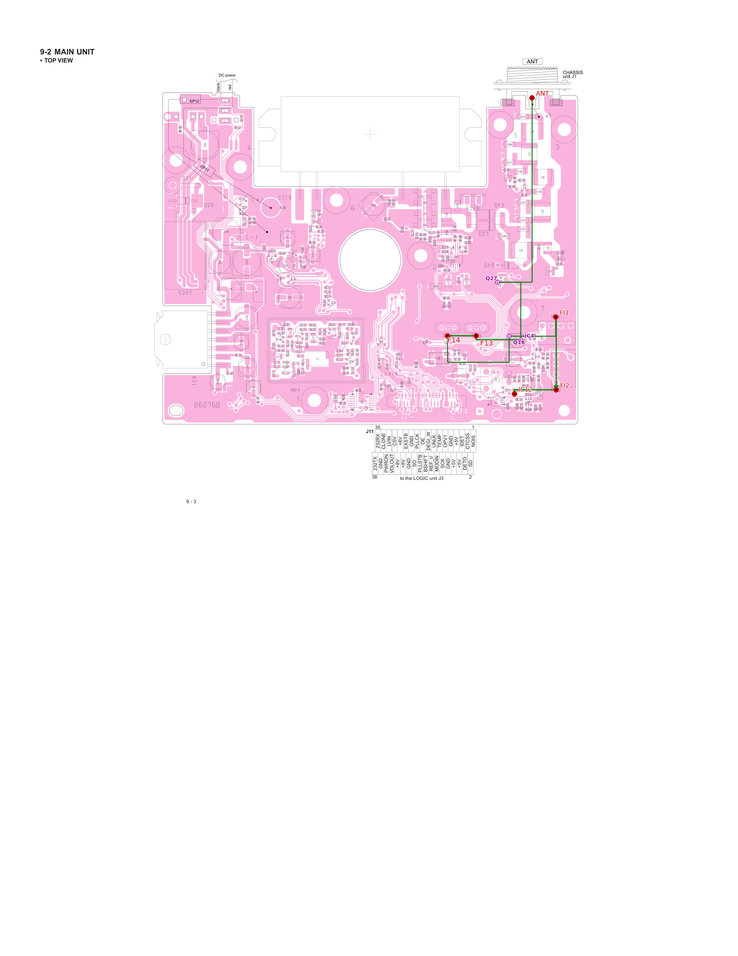
#> input picture projects/icom2200h/annot/rx_flow_top_v15.png, 738 x 956 px, shrunk from 5100 x 6600 before the run
$ python annotation_detect.py --img ../../projects/icom2200h/annot/rx_flow_top_v15.png --out-mask out.png
#> lines starting #> are read from the running program, lines starting #| are printed output that depends on the picture; after the words box and inside, x2 and y2 are one past the last pixel; in counts of white or black regions, pixels touching at a corner belong together
#> in main, img is the input picture: shape (956, 738, 3); mean B, G, R 249.7, 245.2, 252.9
#!/usr/bin/env python3
"""tools/sch-true-finding/annotation_detect.py — 标注区域识别 (annotation detect)

purpose: 从原理图中识别**信号流标注区域** (绿=RX/红=TX/黄=控制/青=common 的
        彩色线条区域), 供 de-annotation 的 ROI 局部化使用 (用户设计: 先识别标记
        区域, 再在其 bbox×scale 范围内应用去标注算法, 避免全局参数顾此失彼).
format: Python 3 + OpenCV
version: 0.1 (2026-09-17)

算法:
  1. 彩色掩膜 = BGR 通道差 > --diff-th (标注=彩色, 走线=灰)
  2. (可选) --light-th 补捉浅色带边缘
  3. 连通域 → 标注区域 (滤 --min-area 噪声)
  4. 每区域 bbox 输出 + 区域掩膜 (可选 --dilate 膨胀合并)

用法:
  python3 annotation_detect.py --img sch.png \
    --out-mask annot_regions.png --out-json annot_regions.json
    [--diff-th 40] [--light-th 0] [--min-area 20] [--dilate 0]

输出:
  - out-mask: 标注区域掩膜 PNG (0/255)
  - out-json: {regions:[{id,bbox:[x,y,w,h],area,color?}], count}
"""

import argparse
import json
import sys

import cv2
import numpy as np


def annotation_mask(img, diff_th=40, light_th=0):
    """标注彩色掩膜. light_th>0 时并上浅色 (带边缘)."""
#> called with diff_th = 40, light_th = 0
    b, g, r = cv2.split(img.astype(int))
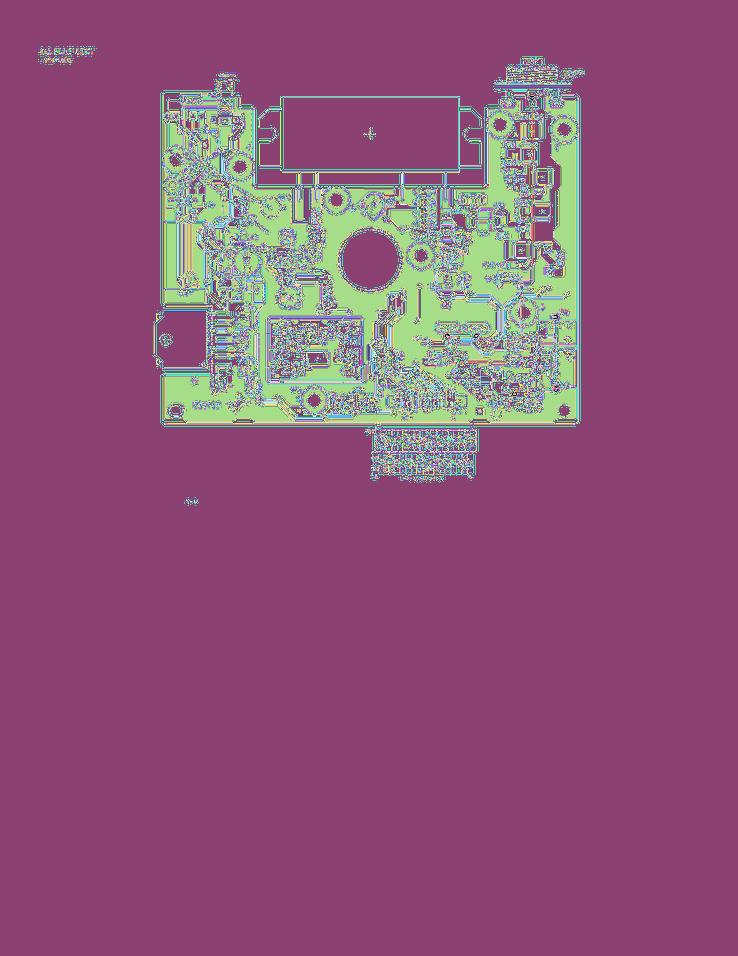
#> b: shape (956, 738) int32; 254 distinct labels, from 0 to 255; one colour per label, 0 black
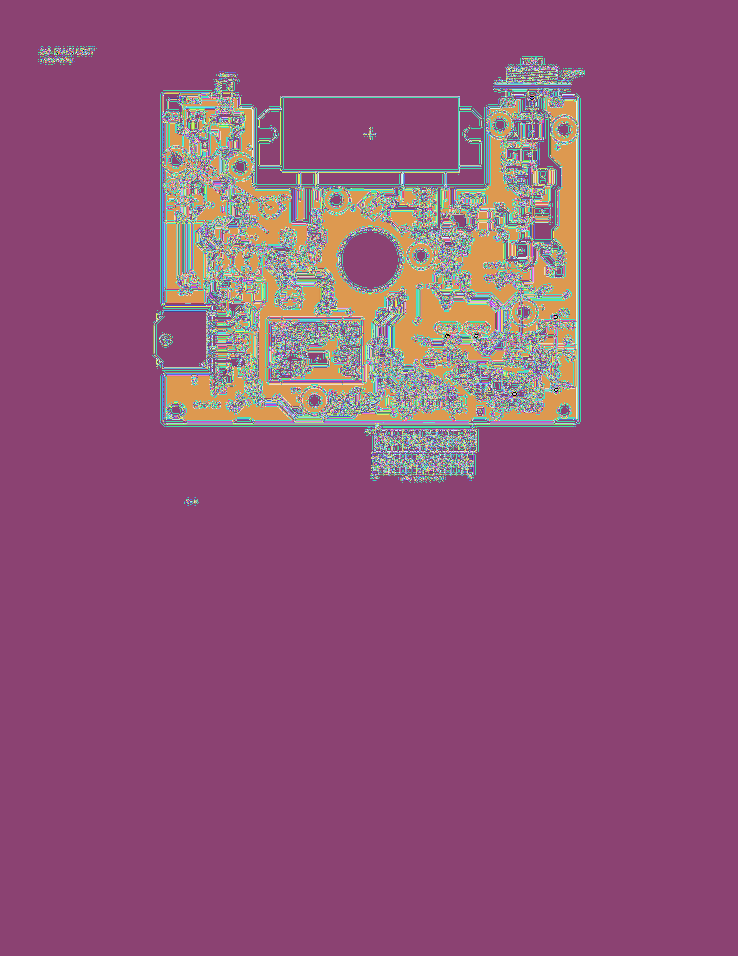
#> g: shape (956, 738) int32; 242 distinct labels, from 0 to 255; one colour per label, 0 black
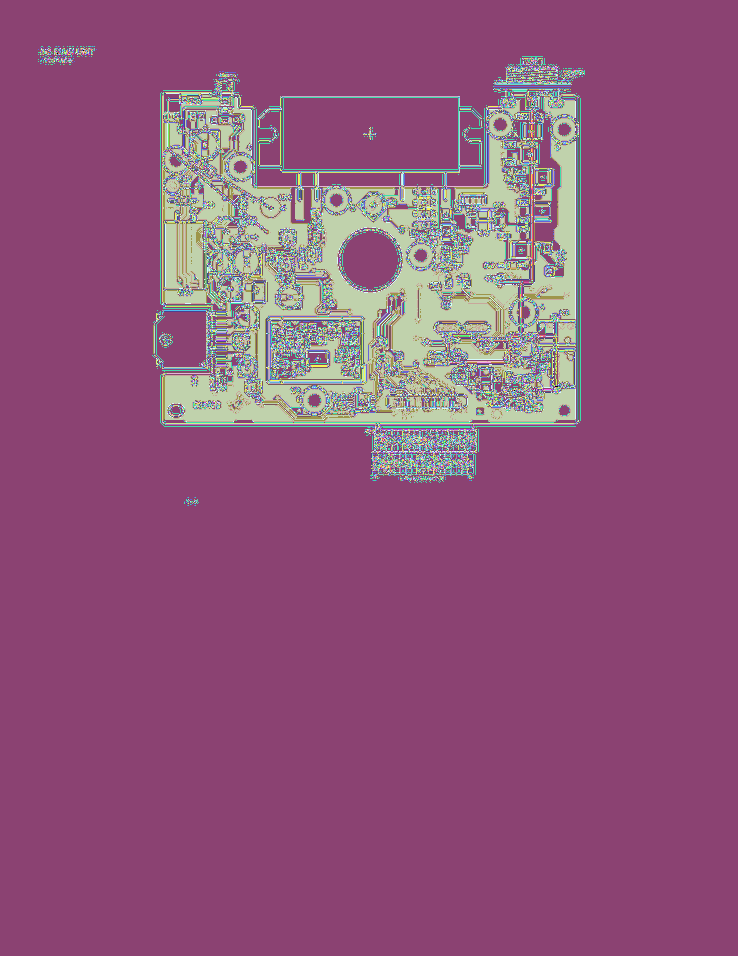
#> r: shape (956, 738) int32; 244 distinct labels, from 0 to 255; one colour per label, 0 black
    md = np.maximum.reduce([np.abs(g - r), np.abs(g - b), np.abs(r - b)])
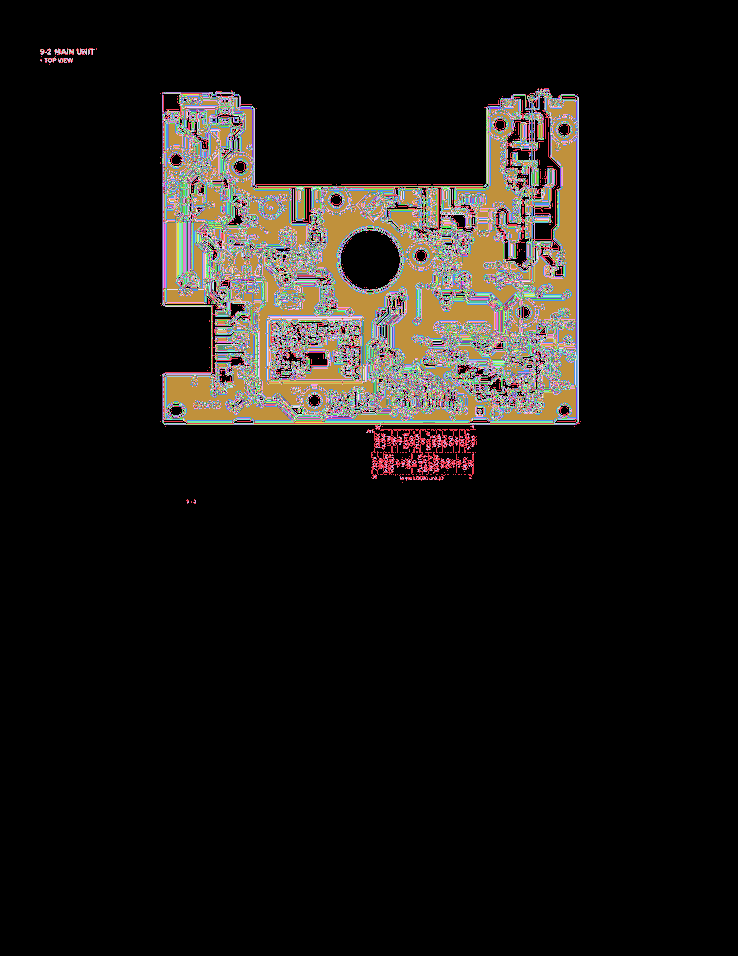
#> md: shape (956, 738) int32; 202 distinct labels, from 0 to 226; one colour per label, 0 black
    m = md > diff_th
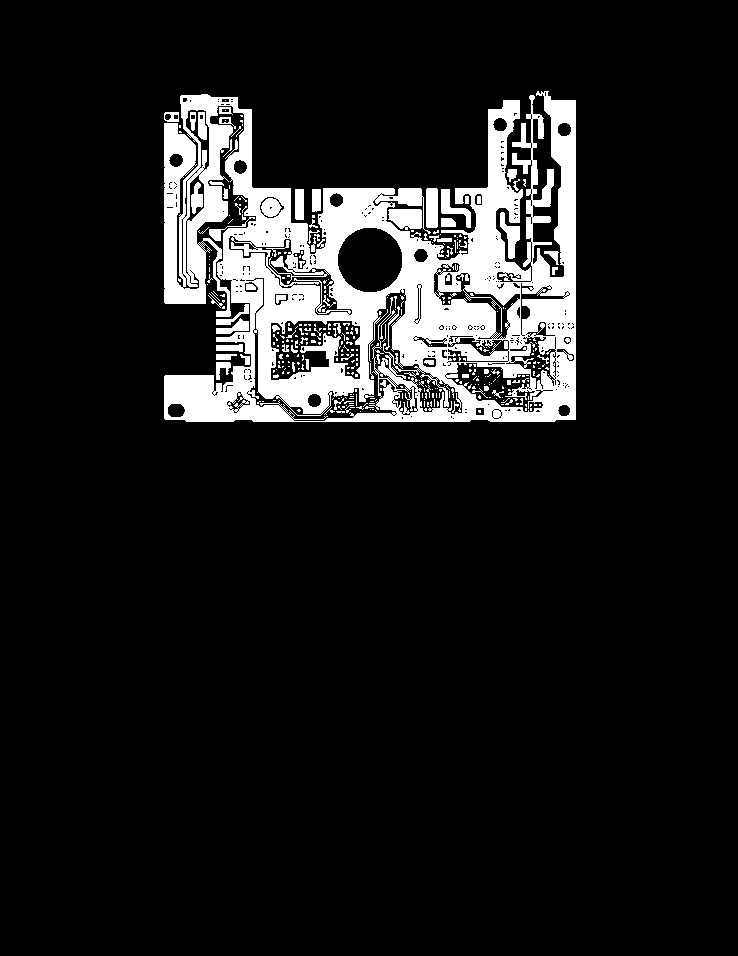
#> m: shape (956, 738) bool; 10.6% white; 381 white regions (314 under 20 px), largest, box (x1, y1, x2, y2) and area: (164, 91, 576, 422) 66542, (388, 209, 422, 230) 593, (426, 188, 438, 228) 476
    if light_th > 0:
        m = m | (md > light_th)
    return m.astype(np.uint8)


def detect_regions(img, diff_th=40, light_th=0, min_area=20, dilate=0):
    """标注区域: 彩色连通域 → bbox 列表 + 区域掩膜. 每条含 主色 (BGR中位)."""
    m = annotation_mask(img, diff_th, light_th)
    if dilate > 0:
        k = cv2.getStructuringElement(cv2.MORPH_ELLIPSE, (dilate, dilate))
        m = cv2.dilate(m, k)
    n, lab, stats, _ = cv2.connectedComponentsWithStats(m, 8)
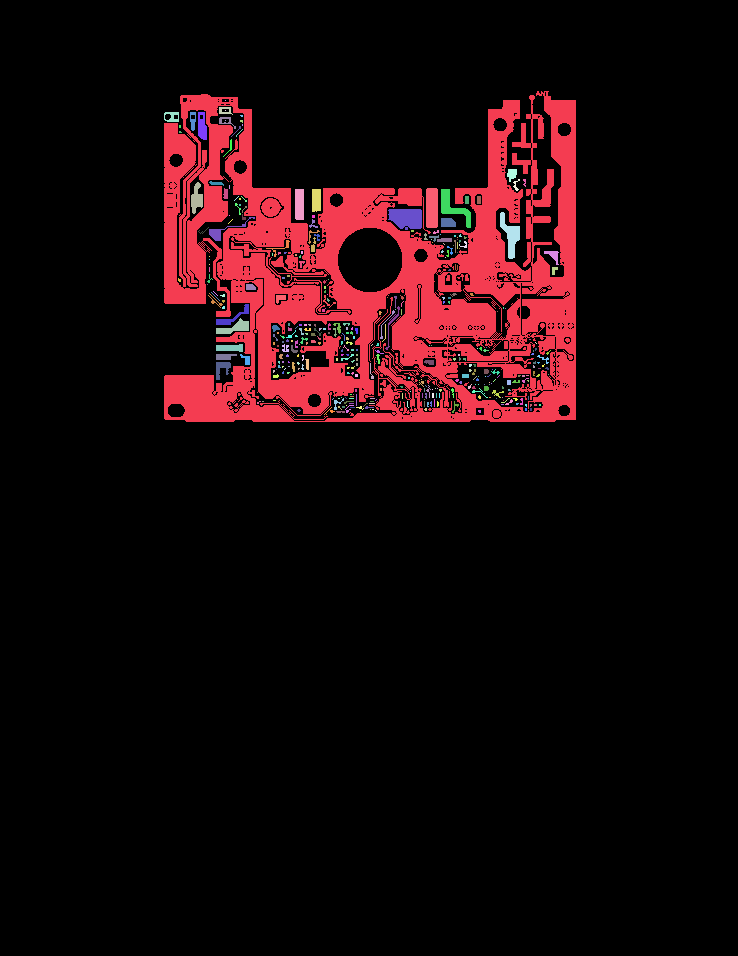
#> lab: shape (956, 738) int32; 382 distinct labels, from 0 to 381; one colour per label, 0 black
#> n = 382; stats = 382 rows, first 6: [0, 0, 738, 956, 631021], [164, 91, 412, 331, 66542], [225, 100, 1, 1, 1], [219, 107, 14, 8, 65], [225, 110, 1, 1, 1], [164, 112, 15, 10, 99]
    regions = []
    for i in range(1, n):
        area = int(stats[i, 4])
        if area < min_area:
            continue
        px = img[lab == i]
        color = np.median(px, axis=0).astype(int).tolist() if len(px) else None
        regions.append({"id": i, "bbox": [int(stats[i, 0]), int(stats[i, 1]),
                                          int(stats[i, 2]), int(stats[i, 3])],
                        "area": area, "color_bgr": color})
#> this loop made 381 passes
#> (area, color) on passes 1, 3, 5: (66542, [221, 179, 250]), (65, [218, 178, 238]), (99, [220, 175, 250])
#> after the loop, regions = 67 items
    return regions, m, lab, stats


# [83 lines left out: functions fill_stroke, fill_segmented_rects, fill_pure_color, not called in this run]


def main():
    ap = argparse.ArgumentParser(description=__doc__.split("\n")[0])
    ap.add_argument("--img", required=True)
    ap.add_argument("--out-mask", required=True, help="标注区域掩膜 PNG")
    ap.add_argument("--out-json", default=None, help="区域列表 JSON")
    ap.add_argument("--out-color", default=None,
                    help="区域染纯色图 PNG (每区域填主色; --no-rect 只填区域像素, 默认填外接矩形)")
    ap.add_argument("--fill-segment", action="store_true",
                    help="沿标注线分段填矩形 (识别粗annot->围边分段矩形->填充; 推荐)")
    ap.add_argument("--cell", type=int, default=30, help="分段网格尺寸 (px)")
    ap.add_argument("--min-thick", type=int, default=4, help="细线过滤: 段厚度<此值不填")
    ap.add_argument("--no-rect", action="store_true", help="只填区域像素, 不填外接矩形")
    ap.add_argument("--expand", type=float, default=0.0, help="矩形额外放大比例 (如0.1)")
    ap.add_argument("--diff-th", type=int, default=40, help="彩色阈值 (标注)")
    ap.add_argument("--light-th", type=int, default=0, help="浅色边缘补捉 (>0 开启)")
    ap.add_argument("--min-area", type=int, default=20, help="最小区域面积 (滤噪声)")
    ap.add_argument("--dilate", type=int, default=0, help="区域膨胀核 (合并邻近)")
    args = ap.parse_args()

    img = cv2.imread(args.img)
    if img is None:
        sys.exit(f"cannot read {args.img}")
    regions, m, lab, stats = detect_regions(img, args.diff_th, args.light_th,
                                            args.min_area, args.dilate)
#> regions = 67 items
    cv2.imwrite(args.out_mask, m * 255)
    data = {"_meta": {"purpose": "annotation region detect", "format": "json",
                      "version": "0.1", "source": args.img, "params": vars(args)},
            "count": len(regions), "regions": regions}
    if args.out_json:
        with open(args.out_json, "w") as f:
            json.dump(data, f, indent=1, ensure_ascii=False)
    if args.out_color:
        if args.fill_segment:
            cv2.imwrite(args.out_color, fill_segmented_rects(img, m, args.cell,
                                                             args.min_thick))
            print(f"[annotation_detect] segmented-rect fill saved {args.out_color}")
        else:
            cv2.imwrite(args.out_color, fill_pure_color(img, regions, lab, stats,
                                                        not args.no_rect, args.expand))
            print(f"[annotation_detect] pure-color {'rect' if not args.no_rect else 'region'} "
                  f"saved {args.out_color}")
    print(f"[annotation_detect] regions={len(regions)} "
          f"mask_px={int(m.sum())} -> {args.out_mask}")
#| [annotation_detect] regions=67 mask_px=74507 -> out.png


if __name__ == "__main__":
    main()
